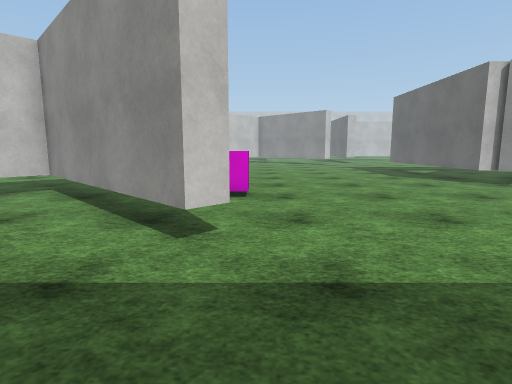
[1] (above)

24 first-person views from a walk through a Unity game level. The camera is 1.2 m above the floor, tilts 8° down and sees 80° across. The floor is counted in squares, 1 m on a side. Each view is taken from the middle of a square. On the plan, view 1 faces up. The plan holds only what a view shows up to about 13 squares ahead; the rest is blank. The place goes on beyond the plan. The player character is not drawn. Surface patterns are stand-ins for the level's own textures.

[2]
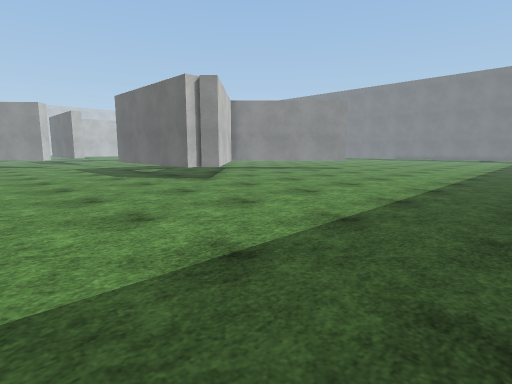

[3]
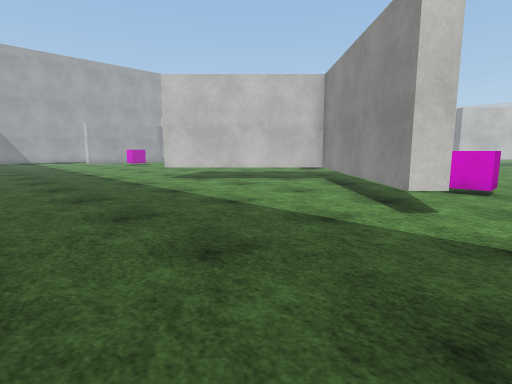

[4]
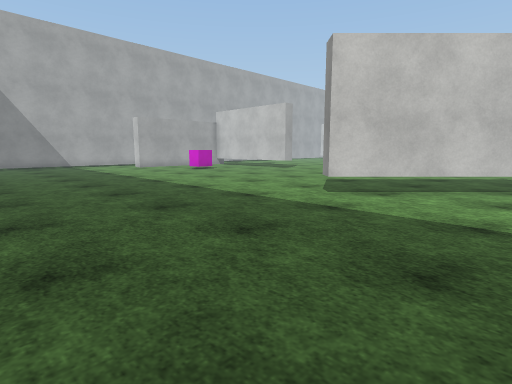

[5]
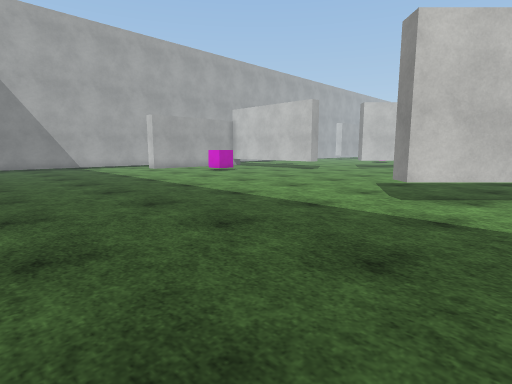

[6]
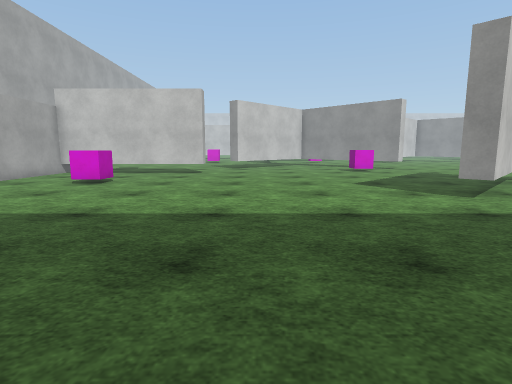

[7]
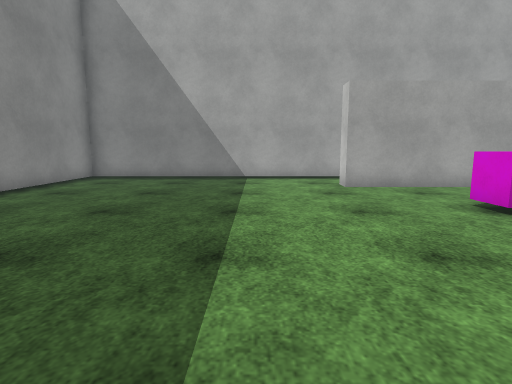

[8]
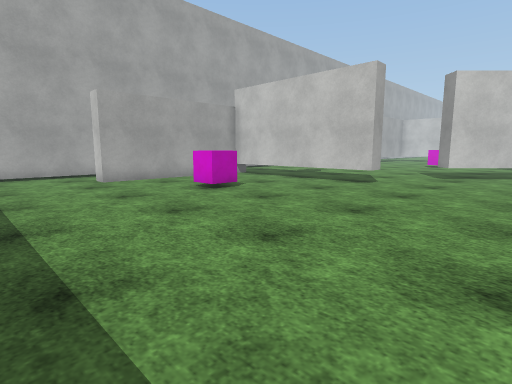

[9]
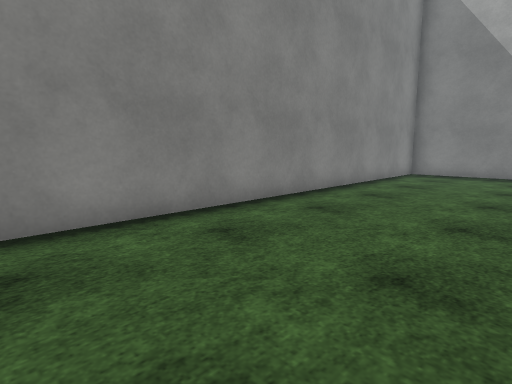

[10]
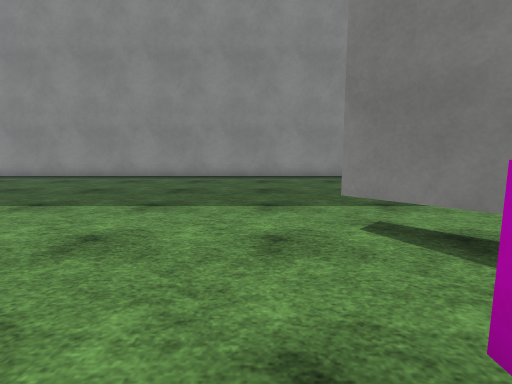

[11]
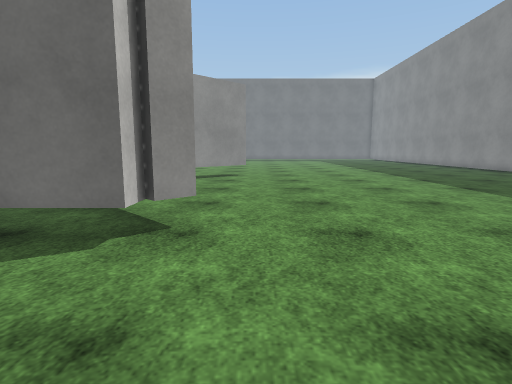

[12]
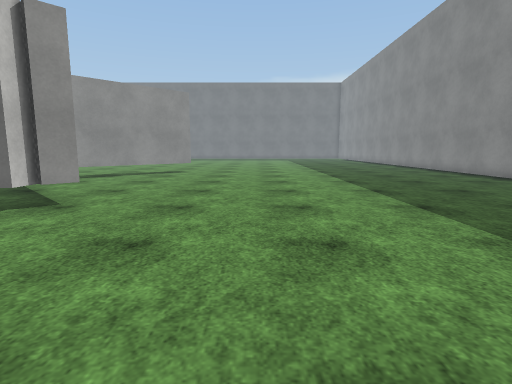

[13]
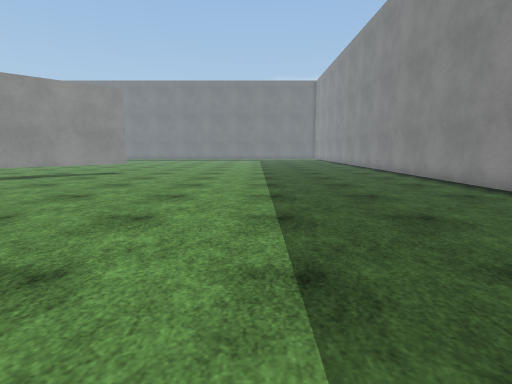

[14]
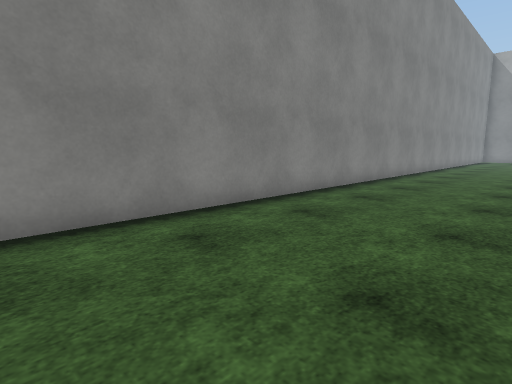

[15]
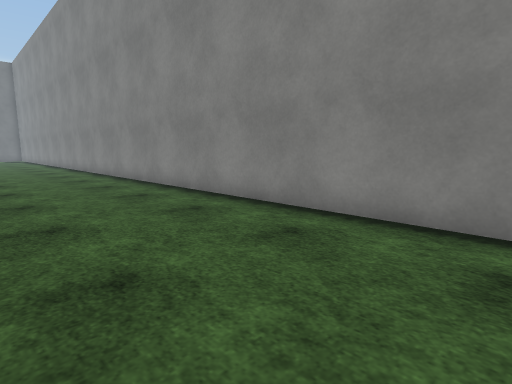

[16]
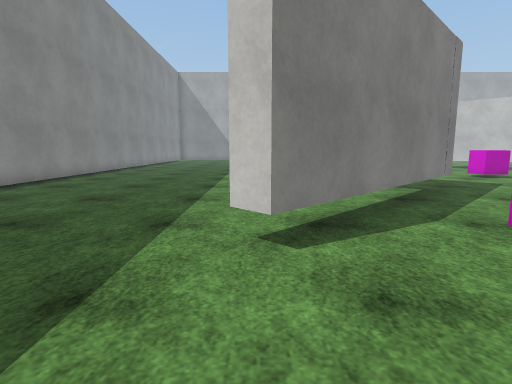

[17]
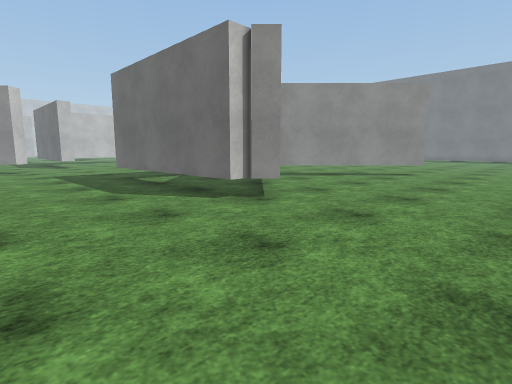

[18]
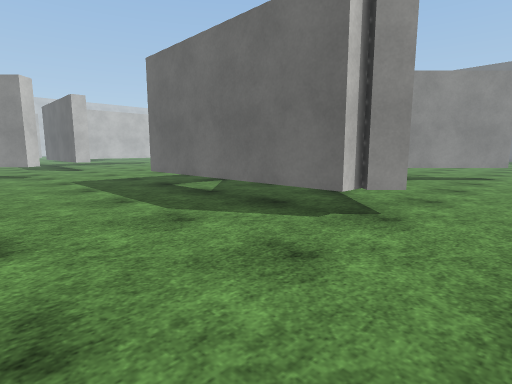

[19]
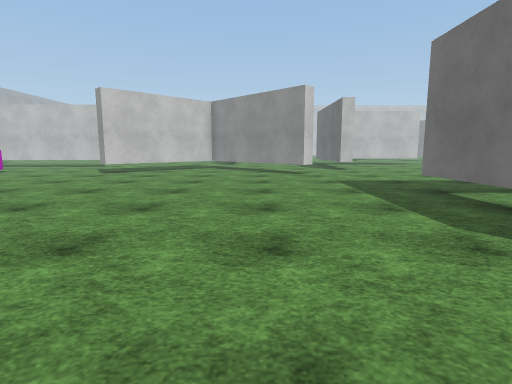

[20]
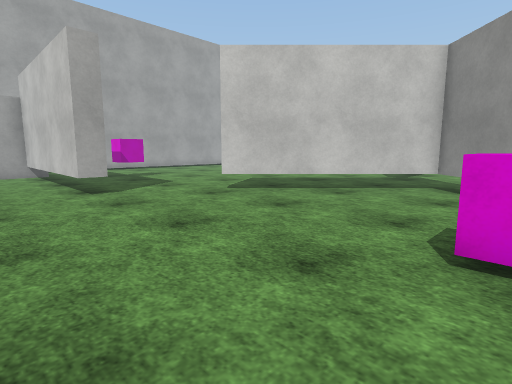

[21]
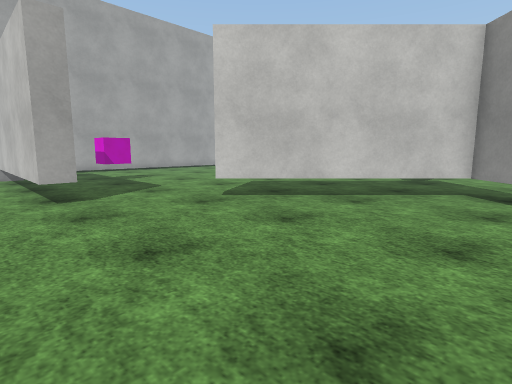

[22]
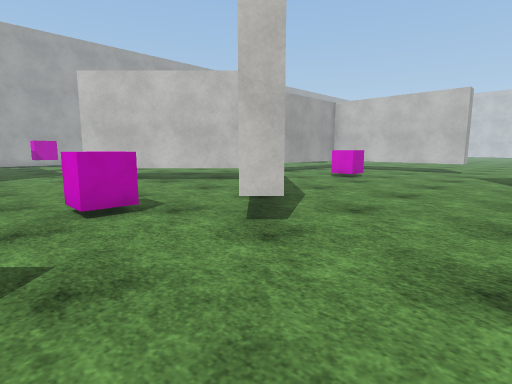

[23]
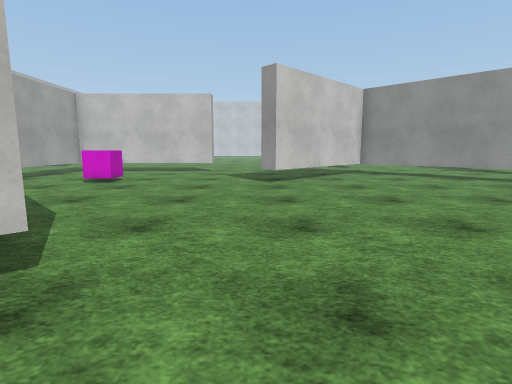

[24]
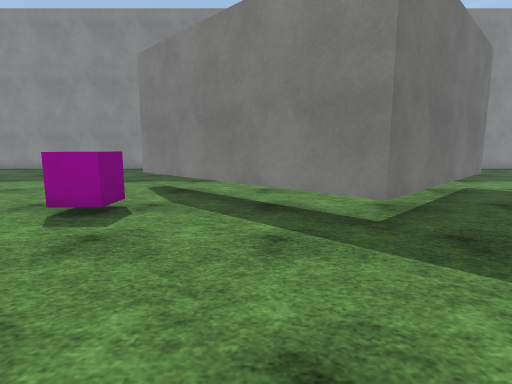

### Floor plan
Key: @ floor where view 1 was taken; # wall or solid block; . floor; T thing the floor can be seen under or through; C pink cube.
Columns run from 29 left of view 1 to 17 right of it. Each row starts with its distance up from view 1.
 26               #..  .......##....##.
 25               #...C......##......##
 24                ...C......#........#
 23              .......................
 22             ............................
 21            .....  .......................
 20           ..... TT ......................
 19         ...... T..# .....................
 18        ...... T....  ................T
 17       ...... T......  ...............T
 16      C......T........#...............T...
 15      C...............................T...
 14      ..............C.................T...
 13    #      #..........................T..  ..##
 12    ########..........................T.  ....##
 11    #.................................TT ......#
 10    #..................................T........
  9    #..................TTT......................
  8    #...C.............TT.TT..CC.................
  7    #................TT...TT....................
  6 #..#...............TT.....TT...................
  5 #.................TT.......TT..................
  4 #...........................T..................
  3 #..............................................
  2 #..............................................
  1 #..............................................
  0 #............................@.................
 -1 #..............................................
 -2 #..............................................
 -3 #..............................................
 -4 ################  #############################

Where each view was taken, in squares from view 1:
view 1: 0 up, 0 right, facing up
view 2: 0 up, 1 right, facing up-right
view 3: 2 down, 1 right, facing up-left
view 4: 3 down, 6 left, facing up-left
view 5: 3 down, 8 left, facing up-left
view 6: 3 down, 16 left, facing up
view 7: 3 up, 16 left, facing left
view 8: 2 up, 14 left, facing up-left
view 9: 1 up, 14 left, facing down-left
view 10: 9 up, 1 right, facing down
view 11: 9 up, 4 right, facing right
view 12: 6 up, 2 right, facing right
view 13: 3 up, 3 right, facing right
view 14: 1 up, 3 right, facing down-left
view 15: 1 up, 3 right, facing down-right
view 16: 4 up, 3 right, facing left
view 17: 5 up, 3 right, facing up-right
view 18: 8 up, 3 right, facing up-right
view 19: 9 up, 3 right, facing up
view 20: 10 up, 10 left, facing up-left
view 21: 11 up, 11 left, facing up-left
view 22: 12 up, 4 left, facing up-left
view 23: 13 up, 5 left, facing up
view 24: 14 up, 4 left, facing down
